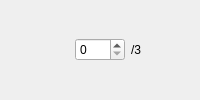
         <widget class="QWidget" name="widget_26" native="true">
          <layout class="QHBoxLayout" name="horizontalLayout_26">
           <property name="leftMargin">
            <number>0</number>
           </property>
           <property name="topMargin">
            <number>0</number>
           </property>
           <property name="rightMargin">
            <number>0</number>
           </property>
           <property name="bottomMargin">
            <number>0</number>
           </property>
           <item>
            <widget class="QLabel" name="label_26">
             <property name="maximumSize">
              <size>
               <width>75</width>
               <height>75</height>
              </size>
             </property>
             <property name="toolTip">
              <string>#825286_#AE2958</string>
             </property>
             <property name="text">
              <string/>
             </property>
             <property name="pixmap">
              <pixmap resource="resource.qrc">:/pairs/pairs/#825286_#AE2958.png</pixmap>
             </property>
             <property name="scaledContents">
              <bool>true</bool>
             </property>
            </widget>
           </item>
           <item>
            <widget class="QSpinBox" name="spinBox_26">
             <property name="maximumSize">
              <size>
               <width>50</width>
               <height>16777215</height>
              </size>
             </property>
             <property name="minimum">
              <number>0</number>
             </property>
             <property name="maximum">
              <number>3</number>
             </property>
            </widget>
           </item>
           <item>
            <widget class="QLabel" name="label_26_2">
             <property name="text">
              <string>/3</string>
             </property>
            </widget>
           </item>
          </layout>
         </widget>
